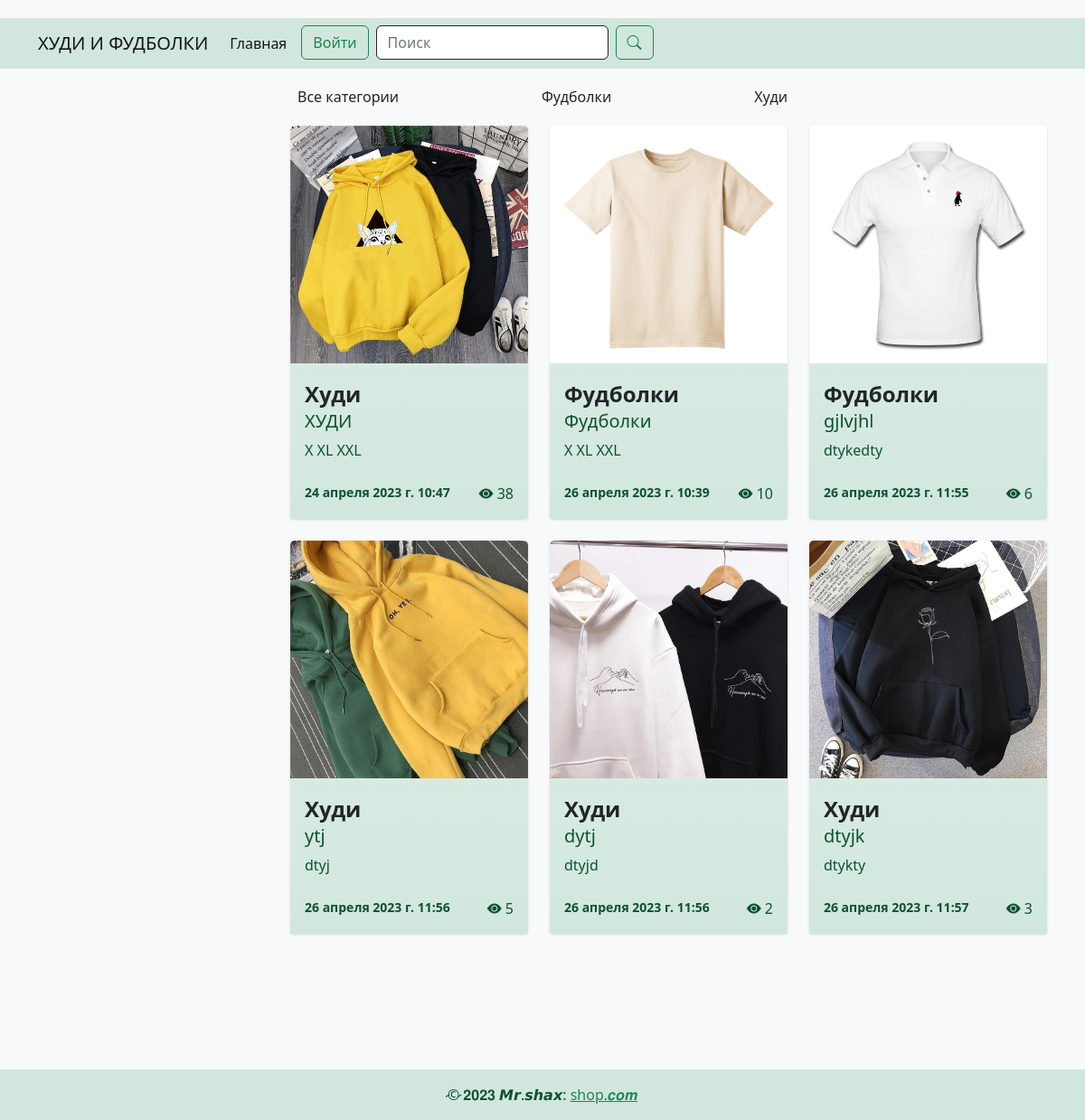
The page / on the database its author committed.
### blog/models.py (models this page shows, shortened)
class Category(models.Model):
    title = models.CharField(max_length=255, verbose_name='Название категории')
    def __str__(self):
        return self.title
    def get_absolute_url(self):
        return reverse('category', kwargs={'pk': self.pk})
    class Meta:
        verbose_name = 'Категория'
        verbose_name_plural = 'Категории'

class Article(models.Model):
    title = models.CharField(max_length=255, verbose_name='Название статьи')
    content = models.TextField(verbose_name='Описание статьи')
    photo = models.ImageField(upload_to='photo/', blank=True, null=True, verbose_name='Добавить картинку')
    created_at = models.DateTimeField(auto_now_add=True, verbose_name='Дата создания')
    updated_at = models.DateTimeField(auto_now=True, verbose_name='Дата обнавления')
    views = models.IntegerField(default=0, verbose_name='Просмотры')
    category = models.ForeignKey(Category, on_delete=models.CASCADE, verbose_name='Категория')
    author = models.ForeignKey(User, on_delete=models.CASCADE, verbose_name='Автор', null=True, blank=True)
    def get_absolute_url(self):
        return reverse('article', kwargs={'pk': self.pk})
    class Meta:
        verbose_name = 'Статья'
        verbose_name_plural = 'Статьи'

### blog/views.py (the view)
# urls.py: path('', ArticleListView.as_view(), name='index'),
class ArticleListView(ListView):
    model = Article
    template_name = 'blog/index.html'
    context_object_name = 'articles'
    extra_context = {
        'title': 'Главная страница: Худи и Фудболки'
    }

### blog/forms.py
class LoginForm(AuthenticationForm):
    username = forms.CharField(max_length=50, widget=forms.TextInput(attrs={
        'class': 'form-control',
        'placeholder': 'Имя пользователя'
    }))
    password = forms.CharField(widget=forms.PasswordInput(attrs={
        'class': 'form-control',
        'placeholder': 'Пароль'
    }))

class RegistrationFrom(UserCreationForm):
    password1 = forms.CharField(widget=forms.PasswordInput(attrs={
        'class': 'form-control',
        'placeholder': 'Пароль'
    }))
    password2 = forms.CharField(widget=forms.PasswordInput({
        'class': 'form-control',
        'placeholder': 'Пароль'
    }))
    username = forms.CharField(widget=forms.TextInput(attrs={
        'class': 'form-control',
        'placeholder': 'Имя пользователя'
    }))
    first_name = forms.CharField(widget=forms.TextInput(attrs={
        'class': 'form-control',
        'placeholder': 'Ваша имия'
    }))
    last_name = forms.CharField(widget=forms.TextInput(attrs={
        'class': 'form-control',
        'placeholder': 'Ваша фамилия'
    }))
    email = forms.EmailField(widget=forms.EmailInput(attrs={
        'class': 'form-control',
        'placeholder': 'Ваша почта'
    }))
    class Meta:
        model = User
        fields = ('username',
                  'first_name',
                  'last_name',
                  'email',
                  'password1',
                  'password2')

### blog/context_processors.py (called while the page is built)
def add_my_forms(request):
    return {
        'login_form': LoginForm(),
        'register_form': RegistrationFrom(),
        'edit_account': EditAccountForm(instance=request.user if request.user.is_authenticated else None),
        'edit_profile': EditProfileForm(),
    }

### blog/templatetags/blog_tags.py (called while the page is built)
@register.simple_tag()
def get_categories():
    return Category.objects.all()

### blog/templates/blog/index.html (shortened to what this page needs)
{% extends 'base.html' %}
{% block main %}
{% include 'blog/components/_categories.html' %}
<div class="d-flex justify-content-between">
    <div class="col-3">
    </div>
    <div class="col-9">
        <div class="row row-cols-1 row-cols-md-3 g-4">
            {% for article in articles %}
            <div class="col">
                {% include 'blog/components/_card.html' %}
            </div>
            {% endfor %}
        </div>
    </div>
</div>
{% endblock main %}

### templates/base.html (shortened to what this page needs)
{% load static %}
<!doctype html>
<html lang="ru">
<head>
    <link href="https://cdn.jsdelivr.net/npm/bootstrap@5.2.3/dist/css/bootstrap.min.css" rel="stylesheet"
>
    <link rel="stylesheet" href="https://cdn.jsdelivr.net/npm/bootstrap-icons@1.10.2/font/bootstrap-icons.css">
    <link rel="stylesheet" href="{% static 'blog/css/style.css' %}">
</head>
<body class="bg-light">
<nav class="navbar navbar-expand-lg list-group-item-success">
    <div class="container">
        <a class="navbar-brand" href="{% url 'index' %}">ХУДИ И ФУДБОЛКИ</a>
        <div class="collapse navbar-collapse" id="navbarSupportedContent">
            <ul class="navbar-nav me-auto mb-2 mb-lg-0">
                <li class="nav-item">
                    <a class="nav-link active" aria-current="page" href="{% url 'index' %}">Главная</a>
                </li>
            <ul class="navbar-nav  mb-2 mb-lg-0">
                {% if not request.user.is_authenticated %}
                <li class="nav-item mx-2">
                    <a class="btn btn-outline-success" data-bs-toggle="modal" href="#exampleModalToggle" role="button">Войти</a>
                </li>
                {% endif %}
                <li class="nav-item">
                    <form class="d-flex" role="search" method="get" action="{% url 'search' %}">
                        <input name="q" class="form-control me-2 text-dark border-dark" type="search"
                               placeholder="Поиск" aria-label="Поиск">
                        <button class="btn btn-outline-success " type="submit"><i class="bi bi-search"></i></button>
                    </form>
                </li>
            </ul>
        </div>
    </div>
</nav>
<div class="container" style="min-height:1100px">
    {% block main %}
    {% endblock main %}
</div>
{% include 'components/footer.html' %}
</body>
</html>

### blog/templates/blog/components/_categories.html
{% load blog_tags %}
<div class="nav-scroller py-1 mb-2 col-6 mx-auto">
    <nav class="nav d-flex justify-content-between">
        <a class="p-2 link-dark navbar-brand " href="{% url 'index' %}">Все категории</a>
        {% get_categories as categories %}
        {% for category in categories %}
        <a class="p-2 link-dark navbar-brand " href="{{ category.get_absolute_url }}">{{ category }}</a>
        {% endfor %}
    </nav>
</div>

### blog/templates/blog/components/_card.html
<a href="{{ article.get_absolute_url }}" style="text-decoration:none;">
    <div class="card h-100 list-group-item-warning text-dark">
        {% if article.photo %}
        <img src="{{ article.photo.url }}" class="card-img-top" alt="...">
        {% else %}
        <img src="https://www.dhresource.com/600x600/f2/albu/g10/M00/F7/59/rBVaWV3MH4WAf9l1AAC_B9Tcguw370.jpg" class="card-img-top" alt="...">
        {% endif %}
        <div class="card-body list-group-item-success bg-gradient d-flex-column justify-content-between">
            <div>
                <span class="small text-dark fw-bold fs-4">{{ article.category }}</span>
                <h5 class="card-title">{{ article.title }}</h5>
                <p class="card-text">{{ article.content|truncatechars:100 }}</p>
            </div>
            <div class="d-flex justify-content-between mt-4">
                <span class="small fw-bold">{{ article.created_at }}</span>
                <p class="card-text"><i class="bi bi-eye-fill"></i> {{ article.views }}</p>
            </div>
        </div>
    </div>
</a>

### templates/components/footer.html
<footer class="list-group-item-success text-center text-white">
    <div class="list-group-item-success text-center p-3" style="list-group-item-success: rgba(0, 0, 0, 0.2);">
        ̷©̷ 𝟐𝟎𝟐𝟑 𝙈𝙧.𝙨𝙝𝙖𝙭:
        <a class="list-group-item-success text-success" href="https://shoping.𝒄𝒐𝒎/">shop.𝒄𝒐𝒎</a>
    </div>
</footer>

### blog/static/blog/css/style.css (style rules this page uses)
body { margin-top:20px; color: #1a202c; text-align: left; background-color: #e2e8f0; }
.card { box-shadow: 0 1px 3px 0 rgba(0,0,0,.1), 0 1px 2px 0 rgba(0,0,0,.06); }
.card { position: relative; display: flex; flex-direction: column; min-width: 0; word-wrap: break-word; background-color: #fff; background-clip: border-box; border: 0 solid rgba(0,0,0,.125); border-radius: .25rem; }
.card-body { flex: 1 1 auto; min-height: 1px; padding: 1rem; }
.h-100 { height: 100%!important; }

### rows shown on the page
Category: title "Фудболки"
Category: title "Худи"
Article: photo (picture), category "Худи", title "ХУДИ", content "X XL XXL", created_at "24 апреля 2023 г. 10:47", views "38"
Article: photo (picture), category "Фудболки", title "Фудболки", content "X XL XXL", created_at "26 апреля 2023 г. 10:39", views "10"
Article: photo (picture), category "Фудболки", title "gjlvjhl", content "dtykedty", created_at "26 апреля 2023 г. 11:55", views "6"
Article: photo (picture), category "Худи", title "ytj", content "dtyj", created_at "26 апреля 2023 г. 11:56", views "5"
Article: photo (picture), category "Худи", title "dytj", content "dtyjd", created_at "26 апреля 2023 г. 11:56", views "2"
Article: photo (picture), category "Худи", title "dtyjk", content "dtykty", created_at "26 апреля 2023 г. 11:57", views "3"
